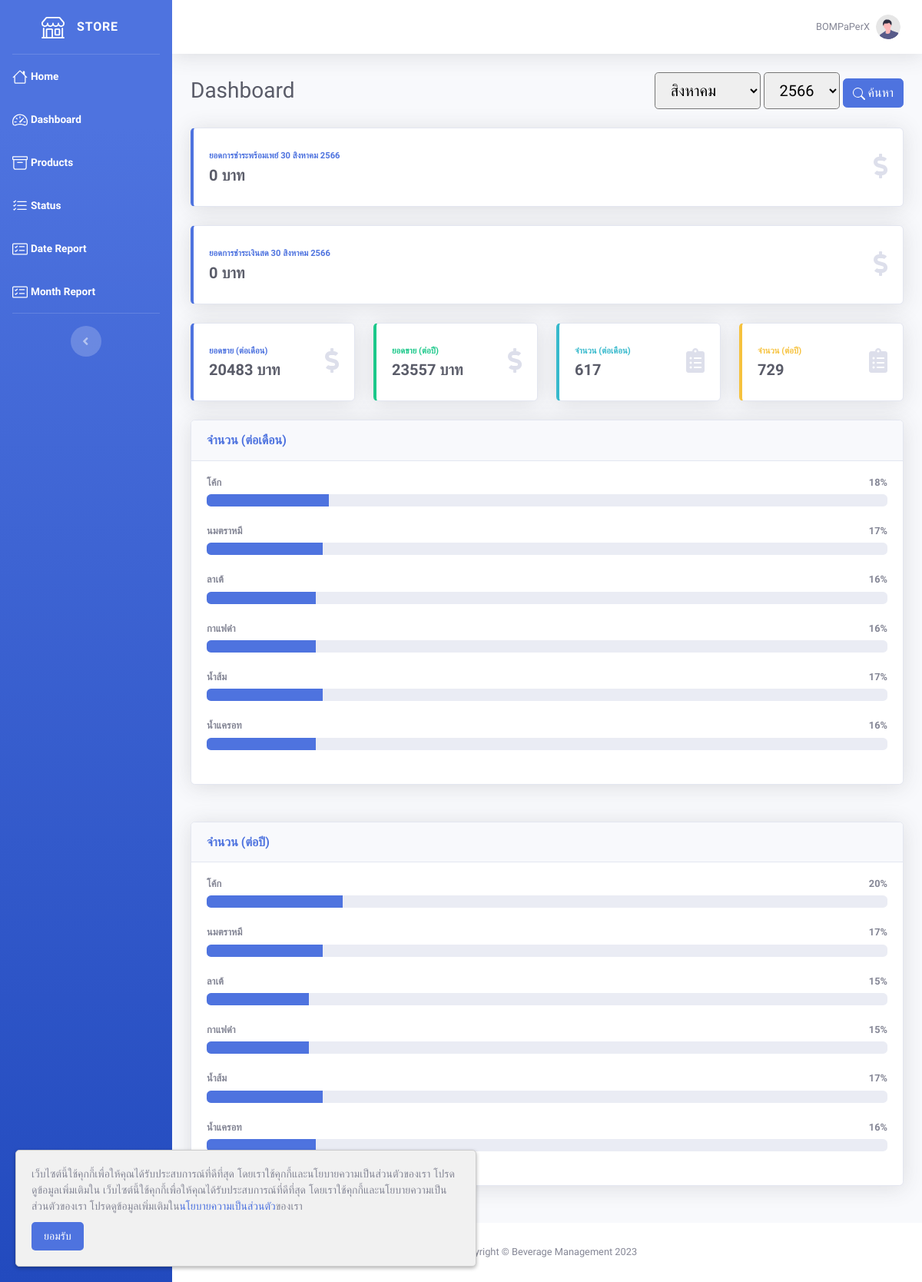
Page /dashboard.php (signed in) on the committed database.
### tables this page shows
CREATE TABLE `user` (
  `user_id` int(10) NOT NULL,
  `email` varchar(255) NOT NULL,
  `password` varchar(255) NOT NULL,
  `password_view` varchar(255) NOT NULL,
  `status` tinyint(1) NOT NULL COMMENT '0=disable\r\n1=enable',
  `agree` tinyint(1) NOT NULL,
  `firstname` varchar(255) NOT NULL,
  `lastname` varchar(255) NOT NULL,
  `id_number` varchar(13) NOT NULL,
  `phone` varchar(10) NOT NULL,
  `line` varchar(255) NOT NULL,
  `address` text NOT NULL,
  `store` varchar(255) NOT NULL,
  `description` text NOT NULL,
  `img_path` text NOT NULL
);

CREATE TABLE `product` (
  `product_id` int(10) NOT NULL,
  `type_id` int(10) NOT NULL,
  `user_id` int(10) NOT NULL,
  `name` varchar(255) DEFAULT NULL,
  `description` text NOT NULL,
  `price` int(10) NOT NULL,
  `img_path` text NOT NULL
);

### dashboard.php (the view, shortened to what the rows shown need)
<!DOCTYPE html>
<html lang="en">
<?php
require 'include/connect.php';
include 'include/header.php';
if (!empty($_GET['month'])) {
    $month = $_GET['month'];
} else {
    $month = date('m');
}
if (!empty($_GET['year'])) {
    $year = $_GET['year'];
} else {
    $year = date('Y');
}
?>
<body id="page-top">
    <div id="wrapper">
        <div id="content-wrapper" class="d-flex flex-column">
            <div id="content">
                <?php include 'include/topbar.php'; ?>
                <div class="container-fluid">
                    <div class="d-sm-flex align-items-center justify-content-between mb-4">
                        <h1 class="h3 mb-0 text-gray-800">Dashboard</h1>
                    </div>
                    <div class="row">
                        <?php
                        $product = $connect->prepare("SELECT * FROM product WHERE user_id = '$user_id'");
                        $product->execute();
                        $row_product = $product->fetchAll(PDO::FETCH_ASSOC);
                        $quantity = $connect->prepare("SELECT SUM(quantity) as quantityall FROM record INNER JOIN product ON record.product_id = product.product_id INNER JOIN payment ON record.no_receipt = payment.no_receipt WHERE user_id = '$user_id' AND MONTH(timestamp) = $month AND YEAR(timestamp) = $year");
                        $quantity->execute();
                        $row_quantity = $quantity->fetch(PDO::FETCH_ASSOC);
                        ?>
                        <div class="col-12 mb-4">
                            <div class="card shadow mb-4">
                                <div class="card-body">
                                    <?php
                                    foreach ($row_product as $row) {
                                        $product_id = $row['product_id'];
                                        $record = $connect->prepare("SELECT SUM(quantity) as quantityall FROM record INNER JOIN payment ON record.no_receipt = payment.no_receipt WHERE product_id = '$product_id' AND MONTH(timestamp) = $month AND YEAR(timestamp) = $year");
                                        $record->execute();
                                        $row_record = $record->fetch(PDO::FETCH_ASSOC);
                                    ?>
                                        <h4 class="small font-weight-bold"><?= $row['name'] ?> <span class="float-right"><?= $row_quantity['quantityall'] == 0 ? 'ไม่มียอดขายในเดือนนี้' : number_format(($row_record['quantityall'] / $row_quantity['quantityall']) * 100, 0) . '%' ?></span></h4>
                                        <div class="progress mb-4">
                                            <div class="progress-bar" role="progressbar" style="width: <?= number_format(($row_record['quantityall'] / $row_quantity['quantityall']) * 100, 0) ?>%" aria-valuenow="60" aria-valuemin="0" aria-valuemax="100"></div>
                                        </div>
                                    <?php } ?>
                                </div>
                            </div>
                        </div>
                    </div>
                    <div class="row">
                        <?php
                        $product = $connect->prepare("SELECT * FROM product WHERE user_id = '$user_id'");
                        $product->execute();
                        $row_product = $product->fetchAll(PDO::FETCH_ASSOC);
                        $quantity = $connect->prepare("SELECT SUM(quantity) as quantityall FROM record INNER JOIN product ON record.product_id = product.product_id INNER JOIN payment ON record.no_receipt = payment.no_receipt WHERE user_id = '$user_id' AND YEAR(timestamp) = $year");
                        $quantity->execute();
                        $row_quantity = $quantity->fetch(PDO::FETCH_ASSOC);
                        ?>
                        <div class="col-12 mb-4">
                            <div class="card shadow mb-4">
                                <div class="card-body">
                                    <?php
                                    foreach ($row_product as $row) {
                                        $product_id = $row['product_id'];
                                        $record = $connect->prepare("SELECT SUM(quantity) as quantityall FROM record INNER JOIN payment ON record.no_receipt = payment.no_receipt WHERE product_id = '$product_id' AND YEAR(timestamp) = $year");
                                        $record->execute();
                                        $row_record = $record->fetch(PDO::FETCH_ASSOC);
                                    ?>
                                        <h4 class="small font-weight-bold"><?= $row['name'] ?> <span class="float-right"><?= $row_quantity['quantityall'] == 0 ? 'ไม่มียอดขายในปีนี้' : number_format(($row_record['quantityall'] / $row_quantity['quantityall']) * 100, 0) . '%' ?></span></h4>
                                        <div class="progress mb-4">
                                            <div class="progress-bar" role="progressbar" style="width: <?= number_format(($row_record['quantityall'] / $row_quantity['quantityall']) * 100, 0) ?>%" aria-valuenow="60" aria-valuemin="0" aria-valuemax="100"></div>
                                        </div>
                                    <?php } ?>
                                </div>
                            </div>
                        </div>
                    </div>
                </div>
            </div>
        </div>
    </div>
</body>
</html>

### include/topbar.php (shortened to what the rows shown need)
<?php
if (isset($_SESSION['user_id'])) {
    $user_id = $_SESSION['user_id'];
    $profile = $connect->prepare("SELECT * FROM user WHERE user_id = :user_id");
    $profile->bindParam(":user_id", $user_id);
    $profile->execute();
    $row_profile = $profile->fetch(PDO::FETCH_ASSOC);
} else {
    $admin_id = $_SESSION['admin_id'];
    $profile = $connect->prepare("SELECT * FROM admin WHERE admin_id = :admin_id");
    $profile->bindParam(":admin_id", $admin_id);
    $profile->execute();
    $row_profile = $profile->fetch(PDO::FETCH_ASSOC);
}
?>
<nav class="navbar navbar-expand navbar-light bg-white topbar mb-4 static-top shadow">
    <ul class="navbar-nav ml-auto">
        <li class="nav-item dropdown no-arrow">
            <a class="nav-link dropdown-toggle" href="#" id="userDropdown" role="button" data-toggle="dropdown" aria-haspopup="true" aria-expanded="false">
                <span class="mr-2 d-none d-lg-inline text-gray-600 small"><?= isset($_SESSION['user_id']) ? $row_profile['store'] : $row_profile['firstname'] . ' ' . $row_profile['lastname'] ?></span>
                <img class="img-profile rounded-circle" src="../img/undraw_profile.svg">
            </a>
        </li>
    </ul>
</nav>

### rows in the picture
user: store "BOMPaPerX"
product: name "โค้ก", quantityall "18", quantityall "20"
product: name "นมตราหมี", quantityall "17"
product: name "ลาเต้", quantityall "16", quantityall "15"
product: name "กาแฟดำ", quantityall "16", quantityall "15"
product: name "น้ำส้ม", quantityall "17"
product: name "น้ำแครอท", quantityall "16"

### other values in the picture
$current_date "30 สิงหาคม 2566"
$sum_promptpay "0"
$sum_cash "0"
$sum_month "20483"
$sum_year "23557"
$sum_item "617"
$sum_item_year "729"
form field month "สิงหาคม"
form field year "2566"
